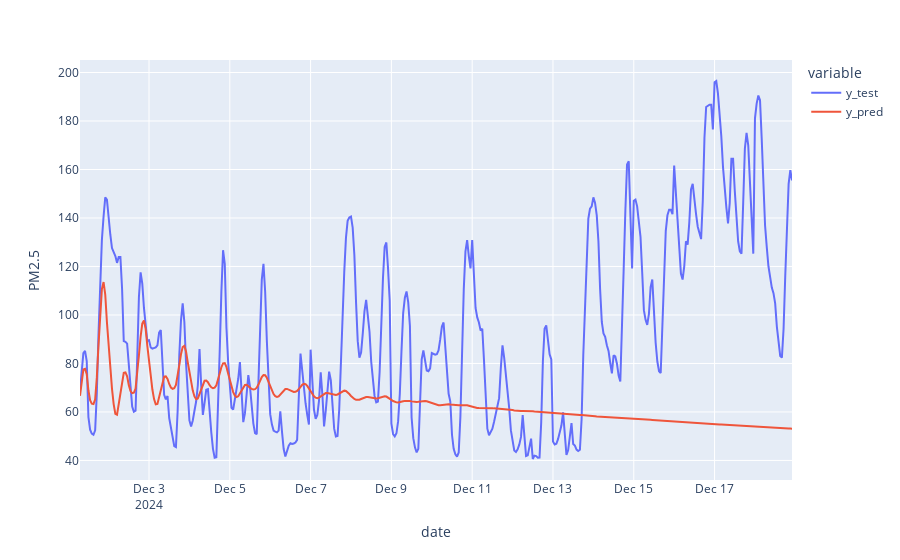

Notebook code for this chart:
### Markdown cell above
A line plot of `y_test` and `y_pred` in **test_predictions**

### Code cell
fig = px.line(df_pred_test, labels={"value" : "PM2.5"})
fig.show()

### Figure 1 — Plotly figure (JSON) as saved in the notebook; plotly's stock layout.template omitted (floating-point values rounded to 4 significant figures; data arrays with more than 128 entries replaced by an {"elided": "..."} marker saying what was removed)
{"data": [{"hovertemplate": "variable=y_test<br>date=%{x}<br>PM2.5=%{y}<extra></extra>", "legendgroup": "y_test", "line": {"color": "#636efa", "dash": "solid"}, "marker": {"symbol": "circle"}, "mode": "lines", "name": "y_test", "orientation": "v", "showlegend": true, "type": "scatter", "x": {"elided": "424 str values"}, "xaxis": "x", "y": {"elided": "424 float values"}, "yaxis": "y"}, {"hovertemplate": "variable=y_pred<br>date=%{x}<br>PM2.5=%{y}<extra></extra>", "legendgroup": "y_pred", "line": {"color": "#EF553B", "dash": "solid"}, "marker": {"symbol": "circle"}, "mode": "lines", "name": "y_pred", "orientation": "v", "showlegend": true, "type": "scatter", "x": {"elided": "424 str values"}, "xaxis": "x", "y": {"elided": "424 float values"}, "yaxis": "y"}], "layout": {"legend": {"title": {"text": "variable"}, "tracegroupgap": 0}, "margin": {"t": 60}, "xaxis": {"anchor": "y", "domain": [0, 1], "title": {"text": "date"}}, "yaxis": {"anchor": "x", "domain": [0, 1], "title": {"text": "PM2.5"}}}}
